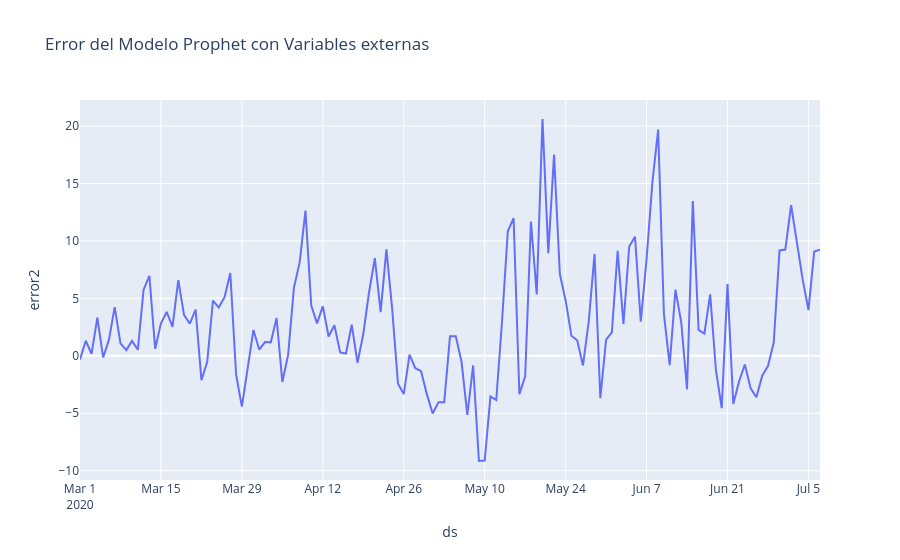

This figure's notebook cell:
### Markdown cell above
Se puede ver que los MAE de los 2 conjuntos son menores con respectos a los demas modelos utilizados antes. Esto se debe a la implementacion de regresores como las variables externas de data_frink.

### Code cell
# Calcular el error (Valor real - Valor predicho)
test['error2'] = test['y'] - test['yhat2']

fig_error = px.line(test, x='ds', y='error2', title='Error del Modelo Prophet con Variables externas')
fig_error.show()

### Figure 1 — Plotly figure (JSON) as saved in the notebook; plotly's stock layout.template omitted (floating-point values rounded to 4 significant figures; data arrays with more than 128 entries replaced by an {"elided": "..."} marker saying what was removed)
{"data": [{"hovertemplate": "ds=%{x}<br>error2=%{y}<extra></extra>", "legendgroup": "", "line": {"color": "#636efa", "dash": "solid"}, "marker": {"symbol": "circle"}, "mode": "lines", "name": "", "orientation": "v", "showlegend": false, "type": "scatter", "x": {"elided": "129 str values"}, "xaxis": "x", "y": {"elided": "129 float values"}, "yaxis": "y"}], "layout": {"legend": {"tracegroupgap": 0}, "title": {"text": "Error del Modelo Prophet con Variables externas"}, "xaxis": {"anchor": "y", "domain": [0, 1], "title": {"text": "ds"}}, "yaxis": {"anchor": "x", "domain": [0, 1], "title": {"text": "error2"}}}}
